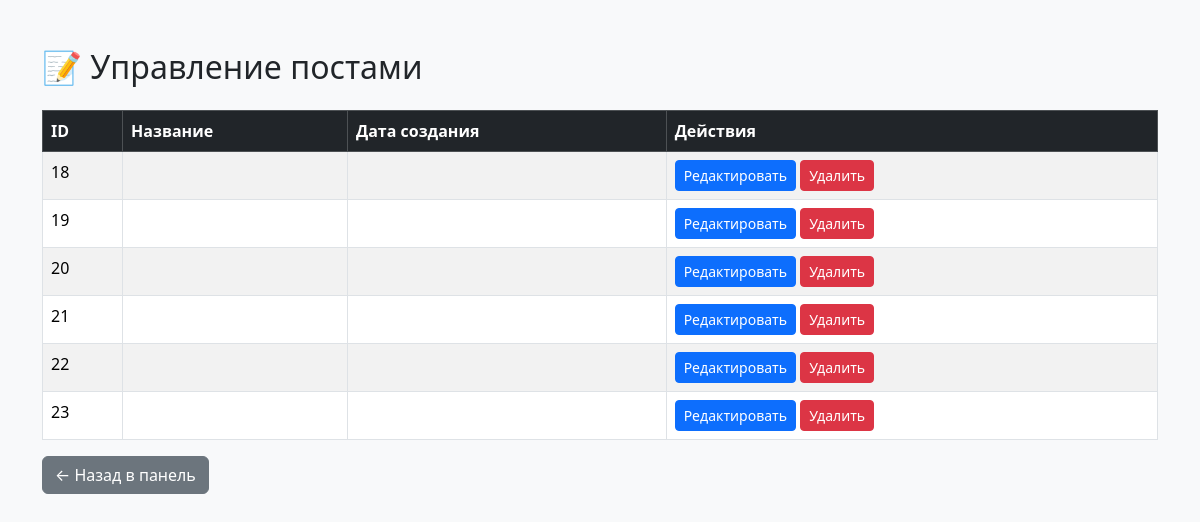
The page /dashboard/manage/posts/ on the database its author committed.
### myapp/models.py (models this page shows, shortened)
class Post(models.Model):
    postname = models.CharField(max_length=600)
    category = models.CharField(max_length=600)
    image = models.ImageField(upload_to='images/posts',blank=True,null=True)
    content = models.CharField(max_length=100000)
    time = models.CharField(default=time,max_length=100, blank=True)
    likes = models.IntegerField(null=True,blank=True,default=0)
    user = models.ForeignKey(User,on_delete=models.CASCADE)

### dashboard/views.py (the view)
# urls.py: path('manage/posts/', views.manage_posts, name='manage_posts'),
def manage_posts(request):
    posts = Post.objects.all()  # Получаем все посты
    return render(request, 'dashboard/manage_posts.html', {'posts': posts})

### templates/dashboard/manage_posts.html (shortened to what this page needs)
{% load static %}
<!DOCTYPE html>
<html lang="en">
<head>
    <link href="https://cdn.jsdelivr.net/npm/bootstrap@5.3.3/dist/css/bootstrap.min.css" rel="stylesheet">
</head>
<body class="bg-light">
<div class="container py-5">
    <h2 class="mb-4">📝 Управление постами</h2>
    {% if posts %}
    <table class="table table-bordered table-striped table-hover">
        <thead class="table-dark">
            <tr>
                <th>ID</th>
                <th>Название</th>
                <th>Дата создания</th>
                <th>Действия</th>
            </tr>
        </thead>
        <tbody>
        {% for post in posts %}
            <tr>
                <td>{{ post.id }}</td>
                <td>{{ post.title }}</td>
                <td>{{ post.created_at|date:"d M Y H:i" }}</td>
                <td>
                    <a href="{% url 'edit_post' post.id %}" class="btn btn-sm btn-primary">Редактировать</a>
                    <a href="{% url 'delete_post' post.id %}" class="btn btn-sm btn-danger" onclick="return confirm('Вы уверены, что хотите удалить этот пост?')">Удалить</a>
                </td>
            </tr>
        {% endfor %}
        </tbody>
    </table>
    {% else %}
        <p>Посты не найдены.</p>
    {% endif %}
    <a href="{% url 'dashboard_home' %}" class="btn btn-secondary">← Назад в панель</a>
</div>
</body>
</html>

### rows shown on the page
Post: id "18"
Post: id "19"
Post: id "20"
Post: id "21"
Post: id "22"
Post: id "23"
